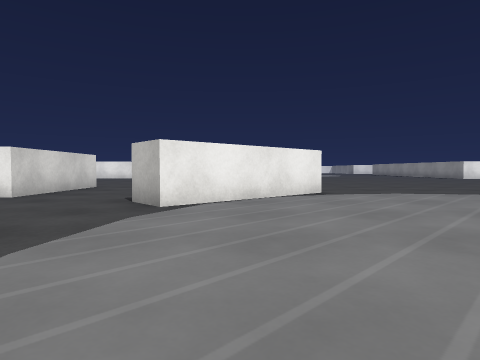
[1] (above)

24 first-person views from a walk through a scene from a Unity 3-D project. The camera is 0.55 m above the floor, tilts 2° down and sees 75° across. The floor is counted in squares, 1 m on a side. Each view is taken from the middle of a square. On the plan, view 1 faces up. The plan holds only what a view shows up to about 9 squares ahead; the rest is blank. The place goes on beyond the plan. Surface patterns are stand-ins for the level's own textures.

[2]
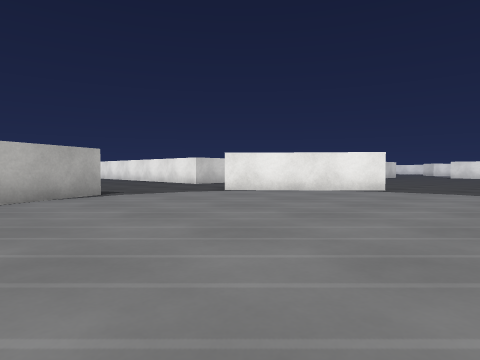

[3]
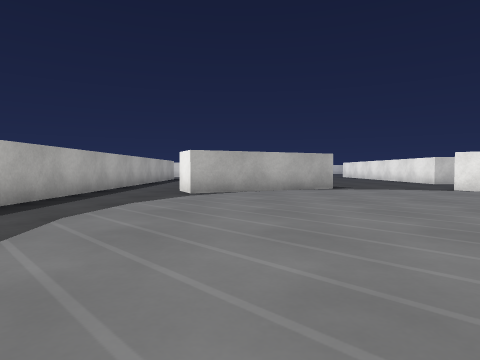

[4]
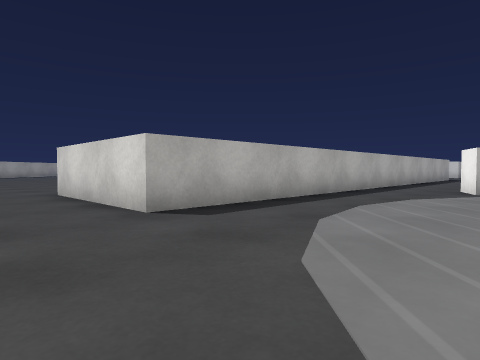

[5]
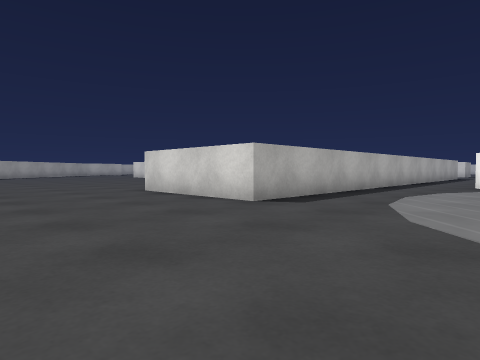

[6]
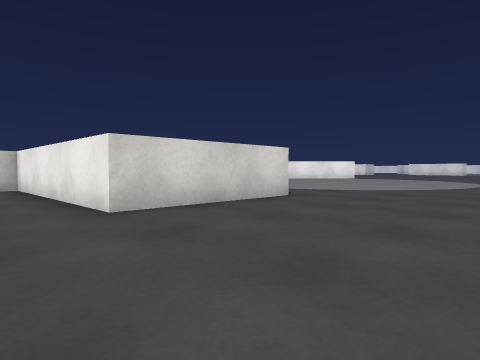

[7]
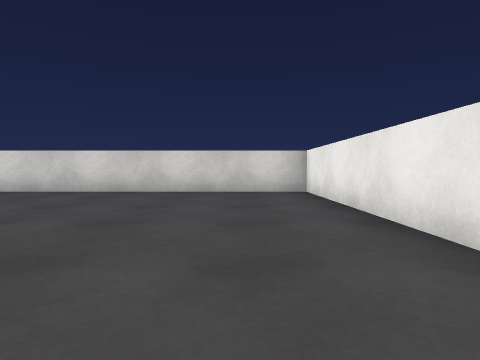

[8]
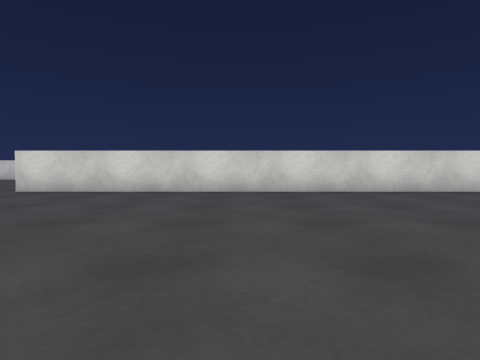

[9]
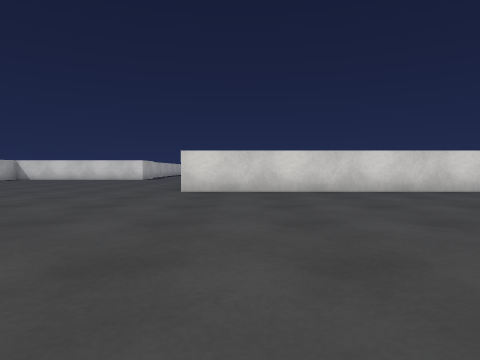

[10]
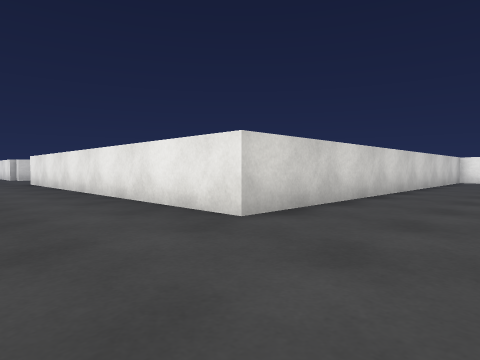

[11]
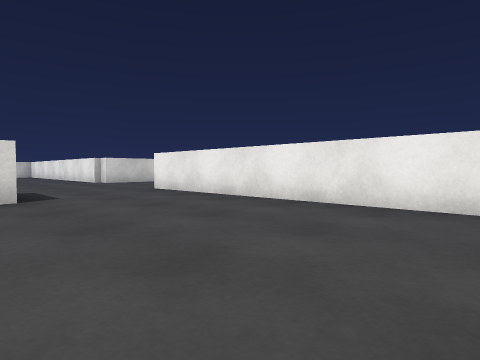

[12]
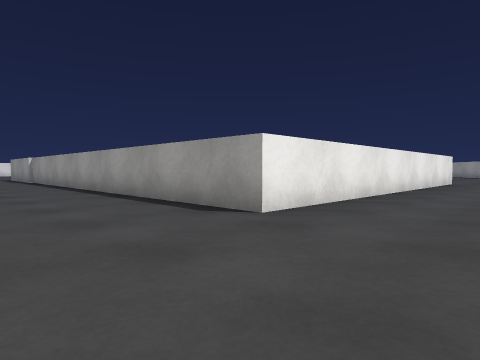

[13]
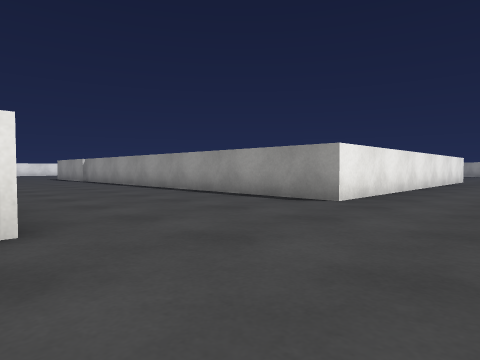

[14]
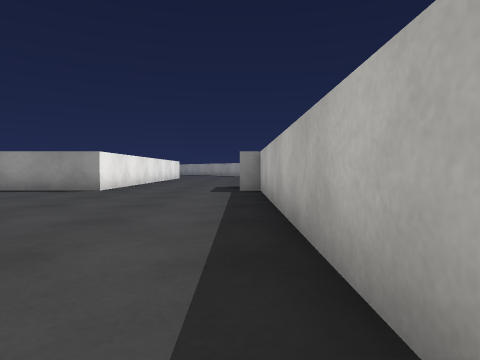

[15]
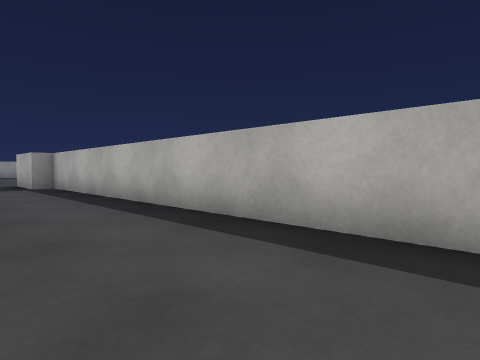

[16]
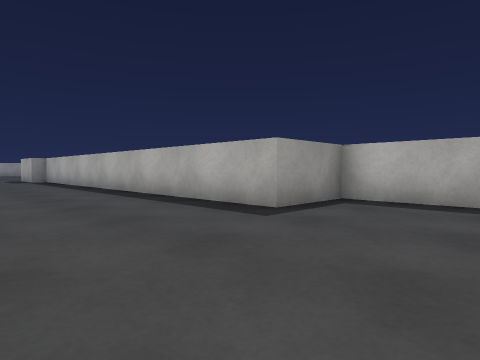

[17]
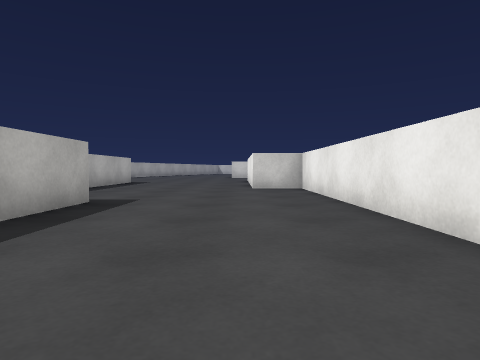

[18]
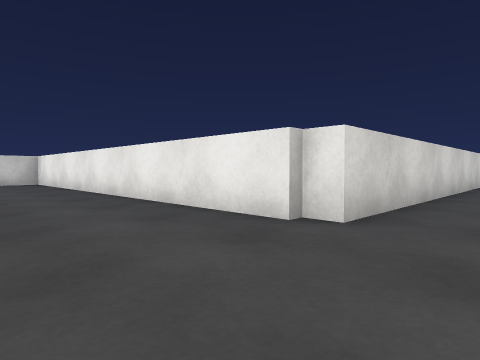

[19]
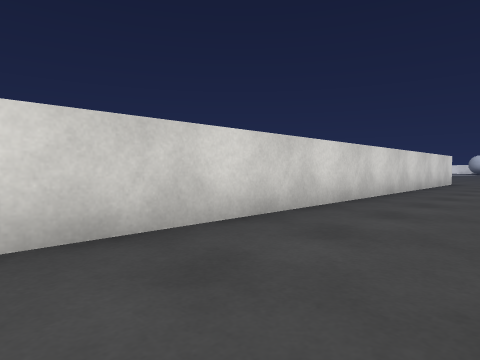

[20]
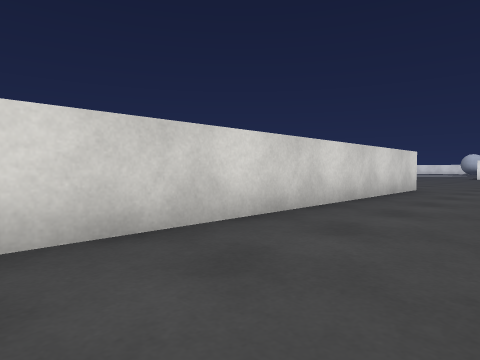

[21]
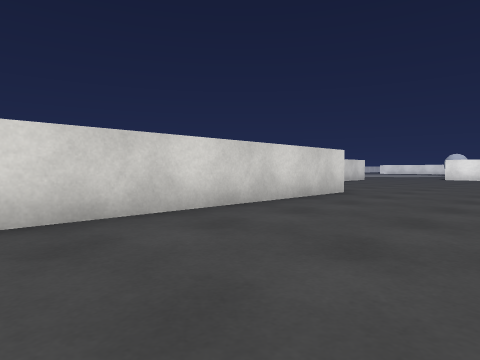

[22]
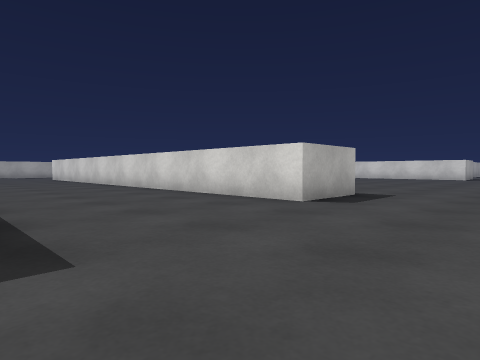

[23]
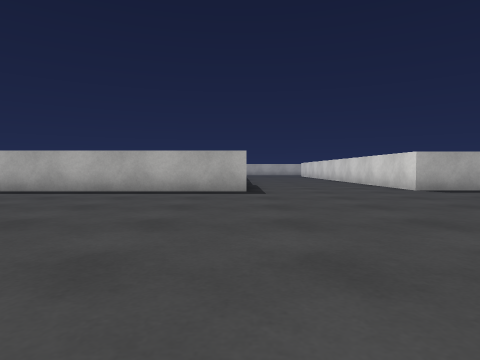

[24]
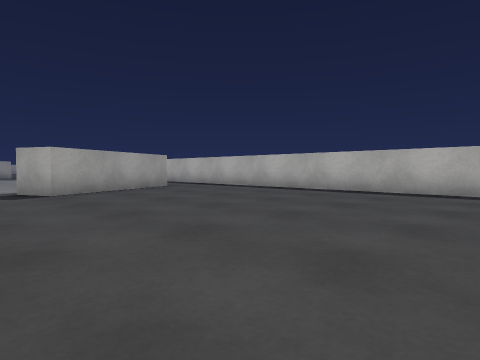

### Floor plan
Points are (right, up) in squares from view 1. A wall is a line through its corners. A room is listed if a view was taken in it or the views show most of it. See-through windows are left out.
Room 1 (views 1, 2, 3, 4, 5, 6, 7, 8, 9, 10, 11)
walls: (-0.5, -4.6) (6.1, -4.6) (6.1, -8.4) (0.5, -8.4) (0.5, -20.4) (-6.5, -20.4); (-1.9, 1.7) (-0.2, -2.1) (-1.1, -2.6); (2, 7.5) (-1.2, 4.6)
ways out: opening at (-6.3, -22) to room 2; opening at (-0.3, 3) to room 2; opening at (0, -3.5) to room 2
Room 2 (views 12, 13, 14, 15, 16, 17, 18, 19, 20, 21, 22, 23, 24)
walls: (-16.6, -5) (-14.5, -5) (-14.5, -20) (-15, -20); (-10.2, -4.6) (-4.1, -4.6); (-14.9, -20.2) (-25.8, -20.2) (-25.8, -21.6); (-2, -4.6) (-0.5, -4.6); (-1.6, -1.4) (-2.8, 1.2) (-1.9, 1.7); (-6.5, -20.4) (-10, -20.4) (-10, -13.2); (-1.2, 4.6) (-1.9, 5.4); (-4.5, 8.5) (-4.5, 6.1); (-23.1, -26.5) (-22.2, -26.5) (-22.2, -24.5) (-10, -24.5) (-10, -24) (-9.2, -24)
ways out: opening at (-6.3, -22) to room 1; opening at (-0.3, 3) to room 1; opening at (0, -3.5) to room 1

Where each view was taken, in squares from view 1:
view 1: 0 up, 0 right, facing up
view 2: 1 down, 5 right, facing up-left
view 3: 1 down, 7 right, facing left
view 4: 1 down, 8 right, facing down-left
view 5: 1 down, 10 right, facing down-left
view 6: 10 down, 10 right, facing up-left
view 7: 10 down, 8 right, facing left
view 8: 15 down, 8 right, facing left
view 9: 19 down, 8 right, facing left
view 10: 23 down, 3 right, facing up-left
view 11: 25 down, 2 left, facing up-left
view 12: 23 down, 13 left, facing up-right
view 13: 23 down, 15 left, facing up-right
view 14: 24 down, 18 left, facing right
view 15: 22 down, 20 left, facing down-right
view 16: 21 down, 25 left, facing down-right
view 17: 22 down, 17 left, facing left
view 18: 23 down, 13 left, facing up-left
view 19: 18 down, 12 left, facing up-left
view 20: 14 down, 12 left, facing up-left
view 21: 12 down, 11 left, facing up-left
view 22: 2 down, 10 left, facing down-left
view 23: 3 up, 10 left, facing down
view 24: 3 up, 10 left, facing down-right
